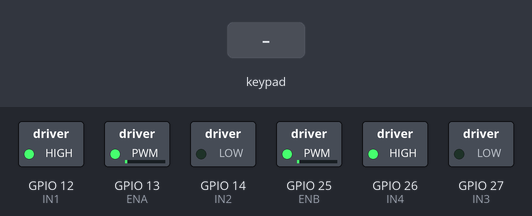
Bench run of a sketch on a simulated ESP32. Shown: switched loads named in the sketch (green lamp = pin HIGH). Inputs (shaded band) come from the test bench. Nothing arrives over Bluetooth unless stated; what the sketch prints to the serial monitor is not drawn.

Above: at 1.2 s.
1.3 s: key 'T' pressed
At 2.5 s:
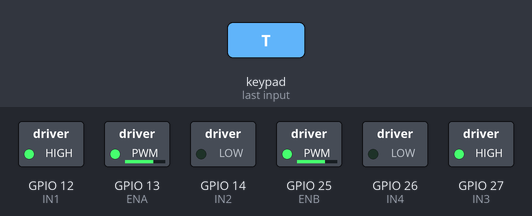
2.8 s: key 'O' pressed
At 3.04 s:
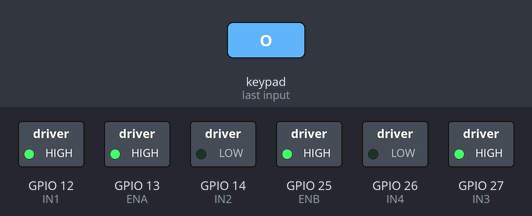
Timing chart, 0 to 5.8 s (numbered marks = the images above; inputs shaded):
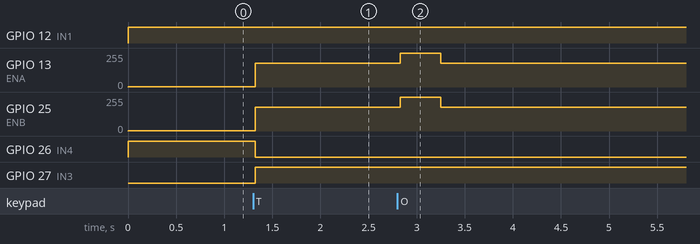

The sketch:

sketch_may9b.ino
```cpp
#include <PS4Controller.h>
#include <nvs_flash.h>

// --- PİN TANIMLAMALARI (L298N) ---
const int ENA = 13; // Sol Motor Hız (PWM)
const int IN1 = 12; // Sol Motor İleri
const int IN2 = 14; // Sol Motor Geri

const int IN3 = 27; // Sağ Motor İleri
const int IN4 = 26; // Sağ Motor Geri
const int ENB = 25; // Sağ Motor Hız (PWM)

// --- PWM AYARLARI ---
const int freq = 5000;
const int pwmChannelLeft = 0;
const int pwmChannelRight = 1;
const int resolution = 8;

// --- MOTOR KALİBRASYONU ---
bool invertLeft = false;
bool invertRight = false;

// --- SÜRÜŞ DEĞİŞKENLERİ ---
bool cruiseControlEnabled = false;
const int cruiseSpeed = 180; // Sabit hız gücü (0-255 arası)

// --- RENK KİLİDİ ---
bool colorSet = false;

void setup() {
  Serial.begin(115200);

  // Motor Pinleri Çıkış
  pinMode(IN1, OUTPUT); pinMode(IN2, OUTPUT);
  pinMode(IN3, OUTPUT); pinMode(IN4, OUTPUT);

  // PWM Kurulumu
  ledcSetup(pwmChannelLeft, freq, resolution);
  ledcSetup(pwmChannelRight, freq, resolution);
  ledcAttachPin(ENA, pwmChannelLeft);
  ledcAttachPin(ENB, pwmChannelRight);

  nvs_flash_erase();
  nvs_flash_init();
  // PS4 Başlat (Buraya kola yazdığın MAC adresini gir)
// PS4 Başlat (Buraya laptobun MAC adresini küçük harflerle gir)
  PS4.begin("02:02:02:02:02:02");
 Serial.println("PS4 Baglantisi Bekleniyor...");
}

void moveMotors(int x, int y, int boost) {
  // Tank sürüş algoritması (Differential Drive)
  int leftSpeed = y + x;
  int rightSpeed = y - x;

  // Nitro (Boost) hesaplaması: Yuvarlak tuşuna basıldığında hızı ikiye katla
  float boostMultiplier = 1.0 + (boost / 255.0);
  leftSpeed = leftSpeed * boostMultiplier;
  rightSpeed = rightSpeed * boostMultiplier;

  // Hız sınırlarını -255 ile 255 arasına sıkıştır
  leftSpeed = constrain(leftSpeed, -255, 255);
  rightSpeed = constrain(rightSpeed, -255, 255);

  // Sol Motor Yön
  bool leftForward = leftSpeed >= 0;
  if(invertLeft) leftForward = !leftForward;

  if (leftSpeed == 0) {
    digitalWrite(IN1, LOW); digitalWrite(IN2, LOW);
  } else if (leftForward) {
    digitalWrite(IN1, HIGH); digitalWrite(IN2, LOW);
  } else {
    digitalWrite(IN1, LOW); digitalWrite(IN2, HIGH);
  }

  // Sağ Motor Yön68:54:5d4a:40:80:
  bool rightForward = rightSpeed >= 0;
  if(invertRight) rightForward = !rightForward;

  if (rightSpeed == 0) {
    digitalWrite(IN3, LOW); digitalWrite(IN4, LOW);
  } else if (rightForward) {
    digitalWrite(IN3, HIGH); digitalWrite(IN4, LOW);
  } else {
    digitalWrite(IN3, LOW); digitalWrite(IN4, HIGH);
  }

  // Gücü PWM pinlerine yaz
  ledcWrite(pwmChannelLeft, abs(leftSpeed));
  ledcWrite(pwmChannelRight, abs(rightSpeed));
}

void loop() {
  if (PS4.isConnected()) {

    // --- RENK AYARI ---
    if (!colorSet) {
      PS4.setLed(255, 0, 0);   // Mavi Takım (Kırmızı için: 255, 0, 0)
      PS4.sendToController();  // Rengi kola yolla
      colorSet = true;         // Kilidi kapat
    }

    // 1. DİREKSİYON: Sadece X eksenini (sağ/sol) sol analogdan alıyoruz
    int stickX = PS4.LStickX();
    if (abs(stickX) < 15) stickX = 0; // Deadzone filtresi
    int mappedX = map(stickX, -128, 127, -255, 255);

    // 2. GAZ/FREN: R2 (İleri) ve L2 (Geri) tetiklerinin değerlerini alıyoruz (0 - 255 arası gelir)
    int r2Gas = PS4.R2Value();
    int l2Brake = PS4.L2Value();

    // Y eksenini tetiklerin farkı olarak hesapla (R2 basılıysa pozitif, L2 basılıysa negatif olur)
    int mappedY = r2Gas - l2Brake;

    // 3. BOOST (NİTRO): Yuvarlak (Circle) tuşuna basılıysa tam güç (255) yolla, değilse 0
    int boostValue = PS4.Circle() ? 255 : 0;

    // Hız Sabitleyici (Cruise Control) Mantığı
    if (PS4.event.button_down.triangle) {
      cruiseControlEnabled = !cruiseControlEnabled; // Üçgene basınca aç/kapat
    }

    // Eğer Cruise açıksa ve oyuncu L2'ye (Fren) basarsa Cruise'u iptal et
    if (cruiseControlEnabled) {
      if (l2Brake > 30) {
        cruiseControlEnabled = false;
      } else {
        mappedY = cruiseSpeed; // İleri hızı sabitle
      }
    }

    // Motorlara komut gönder
    moveMotors(mappedX, mappedY, boostValue);

  } else {
    // Bağlantı koparsa veya kol kapanırsa arabayı anında durdur (Safe-Stop)
    moveMotors(0, 0, 0);
    colorSet = false; // Yeniden bağlandığında rengi tekrar yollayabilmek için kilidi aç
  }

  delay(20);
}
```

Measured:
- after the input at 1.3 s, GPIO 13 (ENA): 1/255 → 180/255 at once; GPIO 25 (ENB): 1/255 → 178/255 at once; GPIO 26 (IN4): HIGH → LOW at once; GPIO 27 (IN3): LOW → HIGH at once
- after the input at 2.8 s, GPIO 13 (ENA): 180/255 → 255/255 at once, → 180/255 0.42 s later; GPIO 25 (ENB): 178/255 → 255/255 at once, → 178/255 0.42 s later
